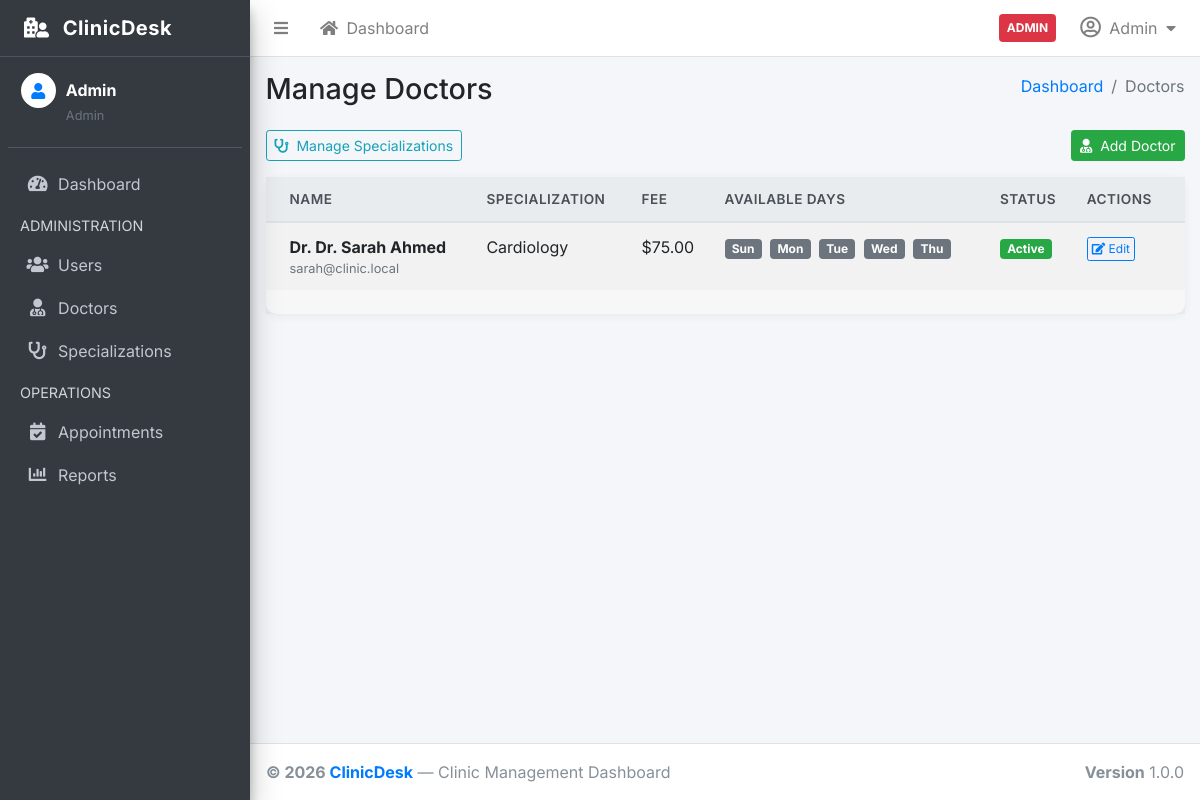
Page /index.php?page=doctors (signed in) on the committed database.
### tables this page shows
CREATE TABLE IF NOT EXISTS doctors (
    id                 INT UNSIGNED AUTO_INCREMENT PRIMARY KEY,
    user_id            INT UNSIGNED NOT NULL UNIQUE,
    specialization_id  INT UNSIGNED NOT NULL,
    bio                TEXT         DEFAULT NULL,
    consultation_fee   DECIMAL(8,2) NOT NULL DEFAULT 0.00,
    available_days     VARCHAR(50)  NOT NULL DEFAULT 'Sun,Mon,Tue,Wed,Thu',
    FOREIGN KEY (user_id)           REFERENCES users(id)           ON DELETE CASCADE,
    FOREIGN KEY (specialization_id) REFERENCES specializations(id) ON DELETE RESTRICT
);

CREATE TABLE IF NOT EXISTS users (
    id         INT UNSIGNED AUTO_INCREMENT PRIMARY KEY,
    name       VARCHAR(120)  NOT NULL,
    email      VARCHAR(180)  NOT NULL UNIQUE,
    password   VARCHAR(255)  NOT NULL,
    role       ENUM('admin','doctor','patient') NOT NULL DEFAULT 'patient',
    phone      VARCHAR(20)   DEFAULT NULL,
    avatar     VARCHAR(255)  DEFAULT NULL,
    is_active  TINYINT(1)    NOT NULL DEFAULT 1,
    created_at TIMESTAMP     NOT NULL DEFAULT CURRENT_TIMESTAMP
);

CREATE TABLE IF NOT EXISTS specializations (
    id   INT UNSIGNED AUTO_INCREMENT PRIMARY KEY,
    name VARCHAR(100) NOT NULL UNIQUE
);

### controllers/DoctorController.php (called while the page is built, shortened)
<?php
require_once __DIR__ . '/../core/Paginator.php';
require_once __DIR__ . '/../core/helpers.php';
require_once __DIR__ . '/../models/DoctorModel.php';
class DoctorController
{
    private DoctorModel          $doctors;
    public function __construct()
    {
        $this->doctors = new DoctorModel();
    }
    public function index(): void
    {
        $pageNum   = currentPageNum();
        $total     = $this->doctors->countAll();
        $paginator = new Paginator($total, ITEMS_PER_PAGE, $pageNum);
        $doctorsList = $this->doctors->getAllPaginated($paginator->offset(), ITEMS_PER_PAGE);
        require_once __DIR__ . '/../views/doctors/index.php';
    }
}

### core/Database.php (called while the page is built, shortened)
<?php
class Database
{
    private static ?Database $instance = null;
    private mysqli $conn;
    private function __construct()
    {
        $this->conn = new mysqli(DB_HOST, DB_USER, DB_PASS, DB_NAME);
        $this->conn->set_charset(DB_CHARSET);
    }
    public static function getInstance(): self
    {
        if (self::$instance === null) {
            self::$instance = new self();
        }
        return self::$instance;
    }
    public function query(string $sql, string $types = '', array $params = []): mysqli_result|bool
    {
        $stmt = $this->conn->prepare($sql);
        if ($types !== '' && count($params) > 0) {
            $stmt->bind_param($types, ...$params);
        }
        $executed = $stmt->execute();
        $result = $stmt->get_result();
        if ($result instanceof mysqli_result) {
            return $result;
        }
        return true;
    }
}

### models/BaseModel.php (called while the page is built, shortened)
<?php
require_once __DIR__ . '/../core/Database.php';
abstract class BaseModel
{
    protected Database $db;
    public function __construct()
    {
        $this->db = Database::getInstance();
    }
    protected function execute(string $sql, string $types = '', array $params = []): mysqli_result|bool
    {
        return $this->db->query($sql, $types, $params);
    }
    protected function fetchAll(string $sql, string $types = '', array $params = []): array
    {
        $result = $this->execute($sql, $types, $params);
        return $result->fetch_all(MYSQLI_ASSOC);
    }
    protected function fetchCount(string $sql, string $types = '', array $params = []): int
    {
        $result = $this->execute($sql, $types, $params);
        $row = $result->fetch_row();
        return (int) ($row[0] ?? 0);
    }
}

### models/DoctorModel.php (called while the page is built, shortened)
<?php
require_once __DIR__ . '/BaseModel.php';
class DoctorModel extends BaseModel
{
    public function getAllPaginated(int $offset, int $limit): array
    {
        return $this->fetchAll(
            self::BASE_SELECT . ' ORDER BY u.name ASC LIMIT ? OFFSET ?',
            'ii', [$limit, $offset]
        );
    }
    public function countAll(): int
    {
        return $this->fetchCount('SELECT COUNT(*) FROM doctors');
    }
}

### core/helpers.php (called while the page is built, shortened)
<?php
function sanitize(mixed $value): string
{
    return htmlspecialchars((string) $value, ENT_QUOTES, 'UTF-8');
}
function currentPageNum(string $param = 'page_num'): int
{
    return max(1, (int) ($_GET[$param] ?? 1));
}

### core/Paginator.php (called while the page is built, shortened)
<?php
class Paginator
{
    private int $totalItems;
    private int $perPage;
    private int $currentPage;
    public function __construct(int $totalItems, int $perPage, int $currentPage)
    {
        $this->totalItems  = max(0, $totalItems);
        $this->perPage     = max(1, $perPage);
        $this->currentPage = max(1, $currentPage);
        $total = $this->totalPages();
    }
    public function offset(): int
    {
        return ($this->currentPage - 1) * $this->perPage;
    }
    public function totalPages(): int
    {
        return (int) ceil($this->totalItems / $this->perPage);
    }
}

### views/doctors/index.php (the view, shortened to what this page needs)
<?php
require_once __DIR__ . '/../../core/helpers.php';
require_once __DIR__ . '/../partials/header.php';
require_once __DIR__ . '/../partials/navbar.php';
require_once __DIR__ . '/../partials/sidebar.php';
?>
<div class="content-wrapper">
  <div class="content-header">
    <div class="container-fluid">
      <div class="row mb-2">
        <div class="col-sm-6"><h1 class="m-0">Manage Doctors</h1></div>
        <div class="col-sm-6">
          <ol class="breadcrumb float-sm-right">
            <li class="breadcrumb-item"><a href="index.php?page=dashboard">Dashboard</a></li>
            <li class="breadcrumb-item active">Doctors</li>
          </ol>
        </div>
      </div>
    </div>
  </div>
  <section class="content">
    <div class="container-fluid">
      <div class="d-flex justify-content-between mb-3">
        <a href="index.php?page=doctors&action=specializations" class="btn btn-outline-info btn-sm">
          <i class="fas fa-stethoscope mr-1"></i> Manage Specializations
        </a>
        <a href="index.php?page=users&action=create" class="btn btn-success btn-sm">
          <i class="fas fa-user-md mr-1"></i> Add Doctor
        </a>
      </div>
      <div class="card">
        <div class="card-body p-0">
          <table class="table table-hover table-striped mb-0">
            <thead class="thead-light">
              <tr>
                <th>Name</th><th>Specialization</th><th>Fee</th><th>Available Days</th><th>Status</th><th>Actions</th>
              </tr>
            </thead>
            <tbody>
              <?php if (empty($doctorsList)): ?>
                <tr><td colspan="6" class="text-center text-muted py-5">No doctors registered.</td></tr>
              <?php else: ?>
                <?php foreach ($doctorsList as $d): ?>
                <tr>
                  <td>
                    <strong>Dr. <?= sanitize($d['name']) ?></strong>
                    <small class="text-muted d-block"><?= sanitize($d['email']) ?></small>
                  </td>
                  <td><?= sanitize($d['specialization_name']) ?></td>
                  <td>$<?= number_format((float)$d['consultation_fee'], 2) ?></td>
                  <td>
                    <?php foreach (explode(',', $d['available_days']) as $day): ?>
                      <span class="badge badge-secondary mr-1"><?= sanitize(trim($day)) ?></span>
                    <?php endforeach; ?>
                  </td>
                  <td>
                    <?php if ($d['is_active']): ?>
                      <span class="badge badge-success">Active</span>
                    <?php else: ?>
                      <span class="badge badge-danger">Suspended</span>
                    <?php endif; ?>
                  </td>
                  <td>
                    <a href="index.php?page=doctors&action=edit&id=<?= (int)$d['id'] ?>"
                       class="btn btn-xs btn-outline-primary">
                      <i class="fas fa-edit"></i> Edit
                    </a>
                  </td>
                </tr>
                <?php endforeach; ?>
              <?php endif; ?>
            </tbody>
          </table>
        </div>
        <?php if (isset($paginator)): ?>
          <div class="card-footer">
          </div>
        <?php endif; ?>
      </div>
    </div>
  </section>
</div>
<?php require_once __DIR__ . '/../partials/footer.php'; ?>

### views/partials/header.php (style rules this page uses)
body { font-family: 'Inter', sans-serif; }
.card { border-radius: 10px; box-shadow: 0 2px 10px rgba(0,0,0,.06); }
.badge { font-size: .75em; padding: .35em .6em; }
.table th { font-weight: 600; font-size: .85rem; text-transform: uppercase; letter-spacing: .5px; }

### rows in the picture
doctors: user.name "Dr. Sarah Ahmed", user.email "sarah@clinic.local", specialization.name "Cardiology", consultation_fee "75.00", available_days "Sun", available_days "Mon", available_days "Tue", available_days "Wed", available_days "Thu"

### other values in the picture
$currentUser['role'] "ADMIN"
$currentUser['name'] "Admin"
$role "Admin"
APP_NAME "ClinicDesk"
APP_VERSION "1.0.0"
